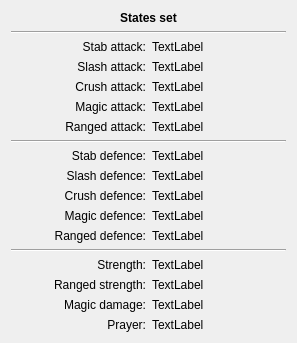
                      <widget class="QWidget" name="scrollAreaWidgetContents_12">
                       <property name="geometry">
                        <rect>
                         <x>0</x>
                         <y>-36</y>
                         <width>297</width>
                         <height>336</height>
                        </rect>
                       </property>
                       <layout class="QVBoxLayout" name="verticalLayout_18">
                        <item>
                         <widget class="QLabel" name="label_28">
                          <property name="font">
                           <font>
                            <weight>75</weight>
                            <bold>true</bold>
                           </font>
                          </property>
                          <property name="text">
                           <string>States set</string>
                          </property>
                          <property name="alignment">
                           <set>Qt::AlignCenter</set>
                          </property>
                         </widget>
                        </item>
                        <item>
                         <widget class="Line" name="line_24">
                          <property name="orientation">
                           <enum>Qt::Horizontal</enum>
                          </property>
                         </widget>
                        </item>
                        <item>
                         <layout class="QGridLayout" name="gridLayout_53">
                          <item row="2" column="0">
                           <widget class="QLabel" name="label_49">
                            <property name="text">
                             <string>Crush attack:</string>
                            </property>
                            <property name="alignment">
                             <set>Qt::AlignRight|Qt::AlignTrailing|Qt::AlignVCenter</set>
                            </property>
                           </widget>
                          </item>
                          <item row="0" column="1">
                           <widget class="QLabel" name="state_stab_attack">
                            <property name="text">
                             <string>TextLabel</string>
                            </property>
                           </widget>
                          </item>
                          <item row="1" column="0">
                           <widget class="QLabel" name="label_69">
                            <property name="text">
                             <string>Slash attack:</string>
                            </property>
                            <property name="alignment">
                             <set>Qt::AlignRight|Qt::AlignTrailing|Qt::AlignVCenter</set>
                            </property>
                           </widget>
                          </item>
                          <item row="3" column="0">
                           <widget class="QLabel" name="label_70">
                            <property name="text">
                             <string>Magic attack:</string>
                            </property>
                            <property name="alignment">
                             <set>Qt::AlignRight|Qt::AlignTrailing|Qt::AlignVCenter</set>
                            </property>
                           </widget>
                          </item>
                          <item row="0" column="0">
                           <widget class="QLabel" name="label_71">
                            <property name="text">
                             <string>Stab attack:</string>
                            </property>
                            <property name="alignment">
                             <set>Qt::AlignRight|Qt::AlignTrailing|Qt::AlignVCenter</set>
                            </property>
                           </widget>
                          </item>
                          <item row="2" column="1">
                           <widget class="QLabel" name="state_crush_attack">
                            <property name="text">
                             <string>TextLabel</string>
                            </property>
                           </widget>
                          </item>
                          <item row="3" column="1">
                           <widget class="QLabel" name="state_magic_attack">
                            <property name="text">
                             <string>TextLabel</string>
                            </property>
                           </widget>
                          </item>
                          <item row="4" column="0">
                           <widget class="QLabel" name="label_77">
                            <property name="text">
                             <string>Ranged attack:</string>
                            </property>
                            <property name="alignment">
                             <set>Qt::AlignRight|Qt::AlignTrailing|Qt::AlignVCenter</set>
                            </property>
                           </widget>
                          </item>
                          <item row="1" column="1">
                           <widget class="QLabel" name="state_slash_attack">
                            <property name="text">
                             <string>TextLabel</string>
                            </property>
                           </widget>
                          </item>
                          <item row="4" column="1">
                           <widget class="QLabel" name="state_ranged_attack">
                            <property name="text">
                             <string>TextLabel</string>
                            </property>
                           </widget>
                          </item>
                         </layout>
                        </item>
                        <item>
                         <widget class="Line" name="line_76">
                          <property name="orientation">
                           <enum>Qt::Horizontal</enum>
                          </property>
                         </widget>
                        </item>
                        <item>
                         <layout class="QGridLayout" name="gridLayout_54">
                          <item row="1" column="1">
                           <widget class="QLabel" name="state_slash_defence">
                            <property name="text">
                             <string>TextLabel</string>
                            </property>
                           </widget>
                          </item>
                          <item row="2" column="1">
                           <widget class="QLabel" name="state_crush_defence">
                            <property name="text">
                             <string>TextLabel</string>
                            </property>
                           </widget>
                          </item>
                          <item row="3" column="0">
                           <widget class="QLabel" name="label_81">
                            <property name="text">
                             <string>Magic defence:</string>
                            </property>
                            <property name="alignment">
                             <set>Qt::AlignRight|Qt::AlignTrailing|Qt::AlignVCenter</set>
                            </property>
                           </widget>
                          </item>
                          <item row="0" column="1">
                           <widget class="QLabel" name="state_stab_defence">
                            <property name="text">
                             <string>TextLabel</string>
                            </property>
                           </widget>
                          </item>
                          <item row="4" column="1">
                           <widget class="QLabel" name="state_ranged_defence">
                            <property name="text">
                             <string>TextLabel</string>
                            </property>
                           </widget>
                          </item>
                          <item row="3" column="1">
                           <widget class="QLabel" name="state_magic_defence">
                            <property name="text">
                             <string>TextLabel</string>
                            </property>
                           </widget>
                          </item>
                          <item row="0" column="0">
                           <widget class="QLabel" name="label_89">
                            <property name="text">
                             <string>Stab defence:</string>
                            </property>
                            <property name="alignment">
                             <set>Qt::AlignRight|Qt::AlignTrailing|Qt::AlignVCenter</set>
                            </property>
                           </widget>
                          </item>
                          <item row="4" column="0">
                           <widget class="QLabel" name="label_92">
                            <property name="text">
                             <string>Ranged defence:</string>
                            </property>
                            <property name="alignment">
                             <set>Qt::AlignRight|Qt::AlignTrailing|Qt::AlignVCenter</set>
                            </property>
                           </widget>
                          </item>
                          <item row="2" column="0">
                           <widget class="QLabel" name="label_93">
                            <property name="text">
                             <string>Crush defence:</string>
                            </property>
                            <property name="alignment">
                             <set>Qt::AlignRight|Qt::AlignTrailing|Qt::AlignVCenter</set>
                            </property>
                           </widget>
                          </item>
                          <item row="1" column="0">
                           <widget class="QLabel" name="label_94">
                            <property name="text">
                             <string>Slash defence:</string>
                            </property>
                            <property name="alignment">
                             <set>Qt::AlignRight|Qt::AlignTrailing|Qt::AlignVCenter</set>
                            </property>
                           </widget>
                          </item>
                         </layout>
                        </item>
                        <item>
                         <widget class="Line" name="line_103">
                          <property name="orientation">
                           <enum>Qt::Horizontal</enum>
                          </property>
                         </widget>
                        </item>
                        <item>
                         <layout class="QGridLayout" name="gridLayout_55">
                          <item row="4" column="0">
                           <widget class="QLabel" name="label_95">
                            <property name="text">
                             <string>Prayer:</string>
                            </property>
                            <property name="alignment">
                             <set>Qt::AlignRight|Qt::AlignTrailing|Qt::AlignVCenter</set>
                            </property>
                           </widget>
                          </item>
                          <item row="1" column="0">
                           <widget class="QLabel" name="label_96">
                            <property name="text">
                             <string>Strength:</string>
                            </property>
                            <property name="alignment">
                             <set>Qt::AlignRight|Qt::AlignTrailing|Qt::AlignVCenter</set>
                            </property>
                           </widget>
                          </item>
                          <item row="1" column="1">
                           <widget class="QLabel" name="state_strength">
                            <property name="text">
                             <string>TextLabel</string>
                            </property>
                           </widget>
                          </item>
                          <item row="2" column="0">
                           <widget class="QLabel" name="label_97">
                            <property name="text">
                             <string>Ranged strength:</string>
                            </property>
                            <property name="alignment">
                             <set>Qt::AlignRight|Qt::AlignTrailing|Qt::AlignVCenter</set>
                            </property>
                           </widget>
                          </item>
                          <item row="3" column="0">
                           <widget class="QLabel" name="label_98">
                            <property name="text">
                             <string>Magic damage:</string>
                            </property>
                            <property name="alignment">
                             <set>Qt::AlignRight|Qt::AlignTrailing|Qt::AlignVCenter</set>
                            </property>
                           </widget>
                          </item>
                          <item row="2" column="1">
                           <widget class="QLabel" name="state_ranged_strength">
                            <property name="text">
                             <string>TextLabel</string>
                            </property>
                           </widget>
                          </item>
                          <item row="3" column="1">
                           <widget class="QLabel" name="state_magic_damage">
                            <property name="text">
                             <string>TextLabel</string>
                            </property>
                           </widget>
                          </item>
                          <item row="4" column="1">
                           <widget class="QLabel" name="state_prayer">
                            <property name="text">
                             <string>TextLabel</string>
                            </property>
                           </widget>
                          </item>
                         </layout>
                        </item>
                        <item>
                         <spacer name="verticalSpacer_9">
                          <property name="orientation">
                           <enum>Qt::Vertical</enum>
                          </property>
                          <property name="sizeHint" stdset="0">
                           <size>
                            <width>20</width>
                            <height>40</height>
                           </size>
                          </property>
                         </spacer>
                        </item>
                       </layout>
                      </widget>
